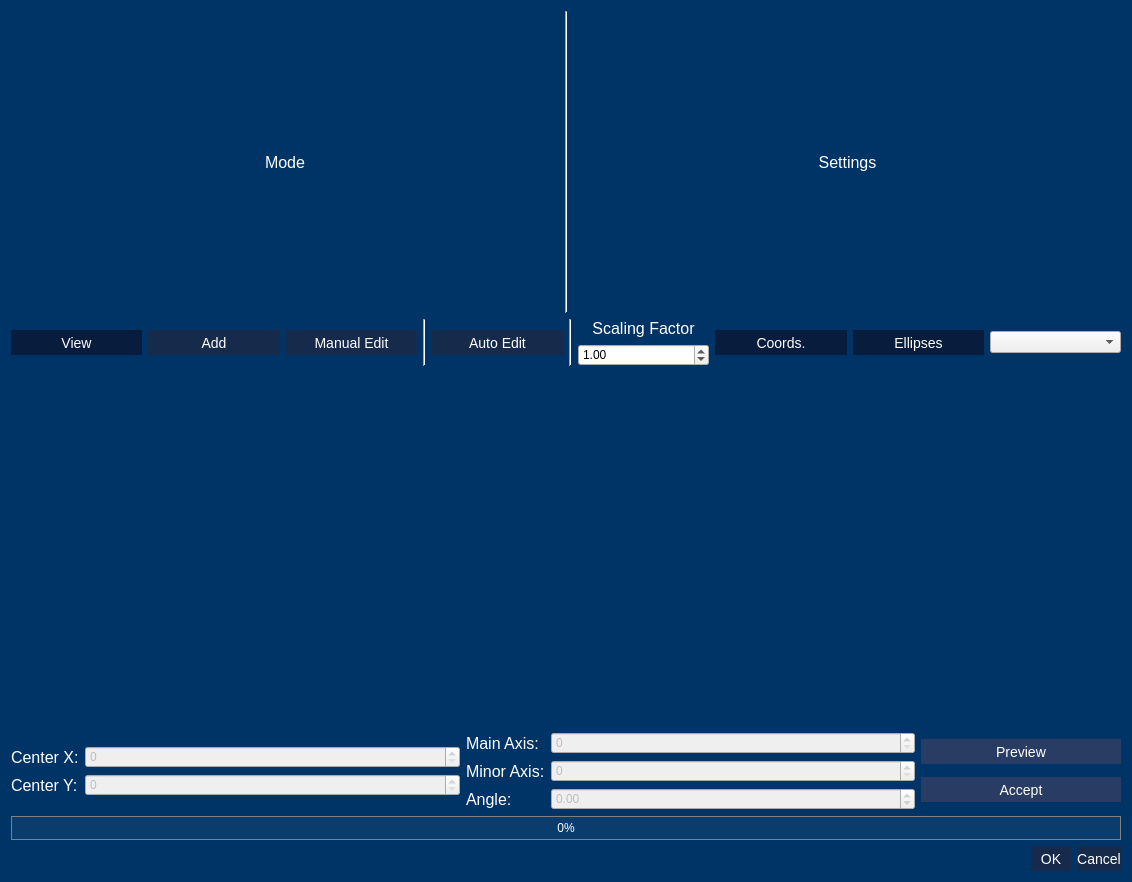
<?xml version="1.0" encoding="UTF-8"?>
<ui version="4.0">
 <class>Dialog</class>
 <widget class="QDialog" name="Dialog">
  <property name="geometry">
   <rect>
    <x>0</x>
    <y>0</y>
    <width>1132</width>
    <height>882</height>
   </rect>
  </property>
  <property name="windowTitle">
   <string>Dialog</string>
  </property>
  <property name="styleSheet">
   <string notr="true">QPushButton[objectName=&quot;btn_red&quot;]{
	color: red;
}

QPushButton[objectName=&quot;btn_green&quot;]{
	color: green;
}

QPushButton[objectName=&quot;btn_blue&quot;]{
	color: blue;
}

QPushButton{
	color: White;
	background-color: rgba(22, 42, 75 , 255);
	border: none;
	font-size: 14px;
 	text-align: center;
     display: inline-block;
	min-height: 25;
	min-width: 40;
}

QPushButton:hover{
	background-color:  rgba(15, 35, 68 , 255);
}

QPushButton:pressed{
	background-color:  rgba(8, 28, 61 , 255);
}

QPushButton:disabled{
	background-color:  rgba(40, 60, 100 , 255);
}

QPushButton:checked{
	background-color:  rgba(8, 28, 61 , 255);
}

QTableView, QListView{
	color: White;
	background-color: rgba(77, 77, 77, 128)
}

QLabel{
	color:White;
	font-size:16px;
}

QProgressBar {
	color: White;
    border: 1px solid grey;
    background-color: rgb(10, 60, 110);
 }

 QProgressBar::chunk {
     background-color: rgba(77, 77, 77, 128);
 }

QMainWindow{
	background-color: rgb(0, 51, 102);
}

QDialog{
	background-color: rgb(0, 51, 102);
}

QGraphicsView{
	background-color: black;
}</string>
  </property>
  <layout class="QVBoxLayout" name="verticalLayout" stretch="0,0,0,0,0">
   <item>
    <layout class="QVBoxLayout" name="view">
     <item>
      <layout class="QHBoxLayout" name="horizontalLayout_2">
       <item>
        <widget class="QLabel" name="label">
         <property name="text">
          <string>Mode</string>
         </property>
         <property name="alignment">
          <set>Qt::AlignCenter</set>
         </property>
        </widget>
       </item>
       <item>
        <widget class="Line" name="line_4">
         <property name="orientation">
          <enum>Qt::Vertical</enum>
         </property>
        </widget>
       </item>
       <item>
        <widget class="QLabel" name="label_3">
         <property name="text">
          <string>Settings</string>
         </property>
         <property name="alignment">
          <set>Qt::AlignCenter</set>
         </property>
        </widget>
       </item>
      </layout>
     </item>
     <item>
      <layout class="QHBoxLayout" name="bar">
       <item>
        <widget class="QPushButton" name="btn_view">
         <property name="maximumSize">
          <size>
           <width>16777215</width>
           <height>16777215</height>
          </size>
         </property>
         <property name="toolTip">
          <string>Activates View Mode. No Changes possible. Hotkey: 1</string>
         </property>
         <property name="text">
          <string>View</string>
         </property>
         <property name="checkable">
          <bool>true</bool>
         </property>
         <property name="checked">
          <bool>true</bool>
         </property>
         <attribute name="buttonGroup">
          <string notr="true">btng_mode</string>
         </attribute>
        </widget>
       </item>
       <item>
        <widget class="QPushButton" name="btn_add">
         <property name="maximumSize">
          <size>
           <width>16777215</width>
           <height>16777215</height>
          </size>
         </property>
         <property name="toolTip">
          <string>Activates Add mode. Enables Addition of new Foci/Nuclei. Hotkey: 2</string>
         </property>
         <property name="text">
          <string>Add</string>
         </property>
         <property name="checkable">
          <bool>true</bool>
         </property>
         <property name="checked">
          <bool>false</bool>
         </property>
         <attribute name="buttonGroup">
          <string notr="true">btng_mode</string>
         </attribute>
        </widget>
       </item>
       <item>
        <widget class="QPushButton" name="btn_edit">
         <property name="maximumSize">
          <size>
           <width>16777215</width>
           <height>16777215</height>
          </size>
         </property>
         <property name="toolTip">
          <string>Acitvates Edit Mode. Allow Editing of existing Nuclei/Foci. Hotkey: 3</string>
         </property>
         <property name="text">
          <string>Manual Edit</string>
         </property>
         <property name="checkable">
          <bool>true</bool>
         </property>
         <attribute name="buttonGroup">
          <string notr="true">btng_mode</string>
         </attribute>
        </widget>
       </item>
       <item>
        <widget class="Line" name="line">
         <property name="orientation">
          <enum>Qt::Vertical</enum>
         </property>
        </widget>
       </item>
       <item>
        <widget class="QPushButton" name="btn_auto">
         <property name="toolTip">
          <string>Opens a dialog to semi-automatically adjust the nucleus detection</string>
         </property>
         <property name="text">
          <string>Auto Edit</string>
         </property>
        </widget>
       </item>
       <item>
        <widget class="Line" name="line_2">
         <property name="orientation">
          <enum>Qt::Vertical</enum>
         </property>
        </widget>
       </item>
       <item>
        <layout class="QVBoxLayout" name="verticalLayout_2" stretch="0,0">
         <item>
          <widget class="QLabel" name="label_2">
           <property name="text">
            <string>Scaling Factor</string>
           </property>
           <property name="alignment">
            <set>Qt::AlignCenter</set>
           </property>
          </widget>
         </item>
         <item>
          <widget class="QDoubleSpinBox" name="spb_sizeFactor">
           <property name="maximum">
            <double>5.000000000000000</double>
           </property>
           <property name="singleStep">
            <double>0.010000000000000</double>
           </property>
           <property name="value">
            <double>1.000000000000000</double>
           </property>
          </widget>
         </item>
        </layout>
       </item>
       <item>
        <widget class="QPushButton" name="btn_coords">
         <property name="maximumSize">
          <size>
           <width>16777215</width>
           <height>16777215</height>
          </size>
         </property>
         <property name="toolTip">
          <string>Should the currently hovered Coordinates be tracked? Hotkey: 6</string>
         </property>
         <property name="text">
          <string>Coords.</string>
         </property>
         <property name="checkable">
          <bool>true</bool>
         </property>
         <property name="checked">
          <bool>true</bool>
         </property>
        </widget>
       </item>
       <item>
        <widget class="QPushButton" name="btn_show">
         <property name="maximumSize">
          <size>
           <width>16777215</width>
           <height>16777215</height>
          </size>
         </property>
         <property name="toolTip">
          <string>Always draw estimated ellipses. Hotkey: 7</string>
         </property>
         <property name="text">
          <string>Ellipses</string>
         </property>
         <property name="checkable">
          <bool>true</bool>
         </property>
         <property name="checked">
          <bool>true</bool>
         </property>
        </widget>
       </item>
       <item>
        <widget class="QComboBox" name="cbx_channel">
         <property name="maximumSize">
          <size>
           <width>16777215</width>
           <height>16777215</height>
          </size>
         </property>
         <property name="toolTip">
          <string>Select channel to show</string>
         </property>
         <property name="currentText">
          <string/>
         </property>
        </widget>
       </item>
      </layout>
     </item>
    </layout>
   </item>
   <item>
    <widget class="QLabel" name="lbl_status">
     <property name="font">
      <font>
       <pointsize>-1</pointsize>
      </font>
     </property>
     <property name="styleSheet">
      <string notr="true"/>
     </property>
     <property name="text">
      <string/>
     </property>
     <property name="alignment">
      <set>Qt::AlignRight|Qt::AlignTrailing|Qt::AlignVCenter</set>
     </property>
    </widget>
   </item>
   <item>
    <layout class="QHBoxLayout" name="hbox_edit">
     <item>
      <layout class="QFormLayout" name="formLayout">
       <property name="formAlignment">
        <set>Qt::AlignLeading|Qt::AlignLeft|Qt::AlignVCenter</set>
       </property>
       <item row="0" column="0">
        <widget class="QLabel" name="label_4">
         <property name="text">
          <string>Center X:</string>
         </property>
        </widget>
       </item>
       <item row="1" column="0">
        <widget class="QLabel" name="label_5">
         <property name="text">
          <string>Center Y:</string>
         </property>
        </widget>
       </item>
       <item row="0" column="1">
        <widget class="QSpinBox" name="spb_x">
         <property name="enabled">
          <bool>false</bool>
         </property>
         <property name="toolTip">
          <string>X coordinate of the ellipse center</string>
         </property>
        </widget>
       </item>
       <item row="1" column="1">
        <widget class="QSpinBox" name="spb_y">
         <property name="enabled">
          <bool>false</bool>
         </property>
         <property name="toolTip">
          <string>Y coordinate of the ellipse center</string>
         </property>
        </widget>
       </item>
      </layout>
     </item>
     <item>
      <layout class="QFormLayout" name="formLayout_2">
       <property name="formAlignment">
        <set>Qt::AlignLeading|Qt::AlignLeft|Qt::AlignVCenter</set>
       </property>
       <item row="0" column="0">
        <widget class="QLabel" name="label_6">
         <property name="enabled">
          <bool>true</bool>
         </property>
         <property name="text">
          <string>Main Axis:</string>
         </property>
        </widget>
       </item>
       <item row="1" column="0">
        <widget class="QLabel" name="label_7">
         <property name="text">
          <string>Minor Axis:</string>
         </property>
        </widget>
       </item>
       <item row="0" column="1">
        <widget class="QSpinBox" name="spb_width">
         <property name="enabled">
          <bool>false</bool>
         </property>
         <property name="toolTip">
          <string>Length of the major axis in pixel</string>
         </property>
        </widget>
       </item>
       <item row="1" column="1">
        <widget class="QSpinBox" name="spb_height">
         <property name="enabled">
          <bool>false</bool>
         </property>
         <property name="toolTip">
          <string>Length of the minor axis in pixel</string>
         </property>
        </widget>
       </item>
       <item row="2" column="0">
        <widget class="QLabel" name="label_8">
         <property name="text">
          <string>Angle:</string>
         </property>
        </widget>
       </item>
       <item row="2" column="1">
        <widget class="QDoubleSpinBox" name="spb_angle">
         <property name="enabled">
          <bool>false</bool>
         </property>
         <property name="toolTip">
          <string>Clockwise angle of the major axis. </string>
         </property>
         <property name="minimum">
          <double>-360.000000000000000</double>
         </property>
         <property name="maximum">
          <double>360.000000000000000</double>
         </property>
        </widget>
       </item>
      </layout>
     </item>
     <item>
      <layout class="QVBoxLayout" name="verticalLayout_3">
       <item>
        <widget class="QPushButton" name="btn_preview">
         <property name="enabled">
          <bool>false</bool>
         </property>
         <property name="maximumSize">
          <size>
           <width>200</width>
           <height>16777215</height>
          </size>
         </property>
         <property name="toolTip">
          <string>Button to preview changes</string>
         </property>
         <property name="text">
          <string>Preview</string>
         </property>
        </widget>
       </item>
       <item>
        <widget class="QPushButton" name="btn_accept">
         <property name="enabled">
          <bool>false</bool>
         </property>
         <property name="maximumSize">
          <size>
           <width>200</width>
           <height>16777215</height>
          </size>
         </property>
         <property name="toolTip">
          <string>Button to accept the performed changes</string>
         </property>
         <property name="text">
          <string>Accept</string>
         </property>
        </widget>
       </item>
      </layout>
     </item>
    </layout>
   </item>
   <item>
    <widget class="QProgressBar" name="prg_loading">
     <property name="value">
      <number>0</number>
     </property>
     <property name="alignment">
      <set>Qt::AlignCenter</set>
     </property>
    </widget>
   </item>
   <item>
    <widget class="QDialogButtonBox" name="buttonBox">
     <property name="orientation">
      <enum>Qt::Horizontal</enum>
     </property>
     <property name="standardButtons">
      <set>QDialogButtonBox::Cancel|QDialogButtonBox::Ok</set>
     </property>
    </widget>
   </item>
  </layout>
 </widget>
 <resources/>
 <connections>
  <connection>
   <sender>buttonBox</sender>
   <signal>accepted()</signal>
   <receiver>Dialog</receiver>
   <slot>accept()</slot>
   <hints>
    <hint type="sourcelabel">
     <x>248</x>
     <y>254</y>
    </hint>
    <hint type="destinationlabel">
     <x>157</x>
     <y>274</y>
    </hint>
   </hints>
  </connection>
  <connection>
   <sender>buttonBox</sender>
   <signal>rejected()</signal>
   <receiver>Dialog</receiver>
   <slot>reject()</slot>
   <hints>
    <hint type="sourcelabel">
     <x>316</x>
     <y>260</y>
    </hint>
    <hint type="destinationlabel">
     <x>286</x>
     <y>274</y>
    </hint>
   </hints>
  </connection>
 </connections>
 <buttongroups>
  <buttongroup name="btng_mode"/>
 </buttongroups>
</ui>
